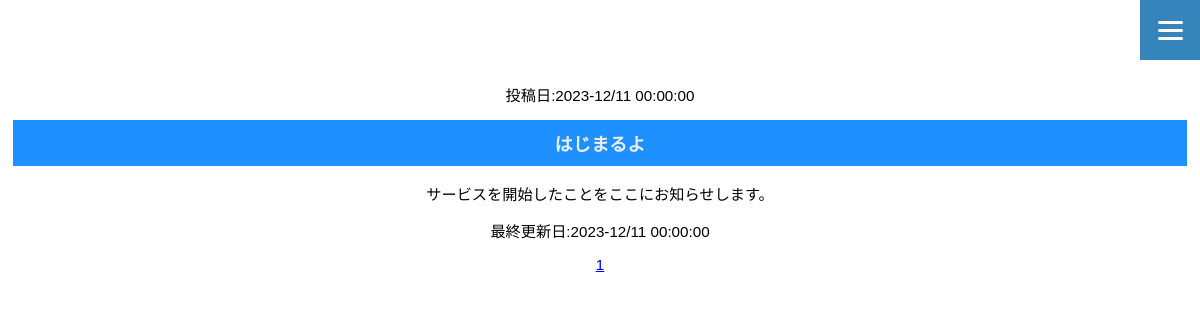
Before: /client/information/show_information.php with the older database file.
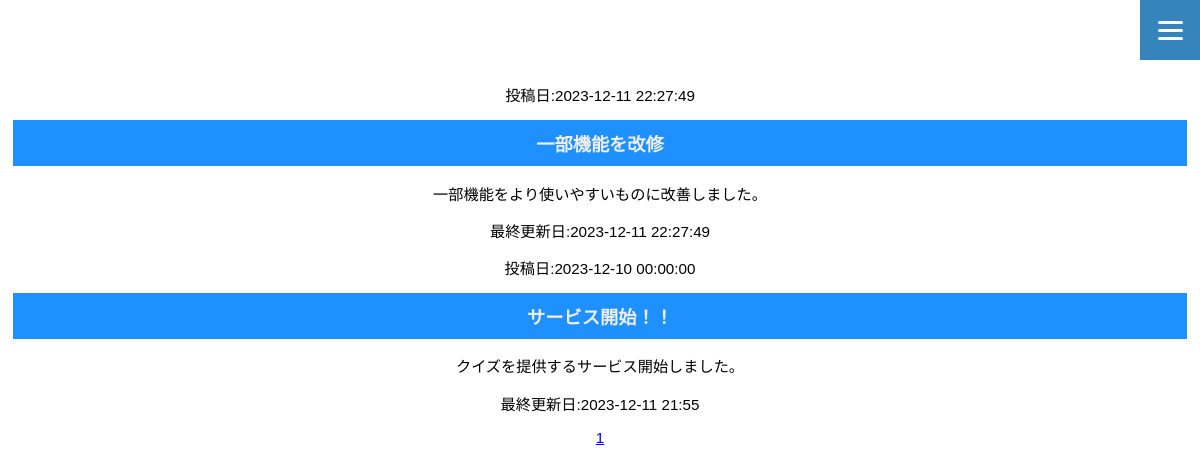
After: the same page with the newer database file.
### tables this page shows
CREATE TABLE information(id integer primary key autoincrement, title text, content text,created_at text, updated_at text);

### client/information/show_information.php (the view, shortened to what this page needs)
<?php
function h($str)
{
    return htmlspecialchars($str, ENT_QUOTES, "UTF-8");
}
$pdo = new PDO("sqlite:../../SQL/quiz.sqlite");
$pdo->setAttribute(PDO::ATTR_ERRMODE, PDO::ERRMODE_WARNING);
$itemsPerPage = 5;
$page = isset($_GET['page']) ? (int) $_GET['page'] : 1;
$offset = ($page - 1) * $itemsPerPage;
$st = $pdo->prepare("SELECT * FROM information ORDER BY id DESC LIMIT :offset, :itemsPerPage");
$st->bindParam(':offset', $offset, PDO::PARAM_INT);
$st->bindParam(':itemsPerPage', $itemsPerPage, PDO::PARAM_INT);
$st->execute();
$data = $st->fetchAll();
$totalItems = $pdo->query("SELECT COUNT(*) FROM information")->fetchColumn();
$totalPages = ceil($totalItems / $itemsPerPage);
?>
<!DOCTYPE html>
<html lang="ja">
<head>
    <link rel="stylesheet" href="../../CSS/style.css">
</head>
<body>
    <?php include('../../header.php'); ?>
    <?php
    foreach ($data as $info) {
        print '<div>';
        print '<p>投稿日:' . h($info["created_at"]);
        print '<h2>' . h($info["title"]) . '</h2>';
        print '<p>' . h($info["content"]) . '</p>';
        print '<p>最終更新日:' . h($info["updated_at"]);
        print '</div>';
    }
    ?>
    <div>
        <?php
        for ($i = 1; $i <= $totalPages; $i++) {
            echo '<a href="?page=' . $i . '">' . $i . '</a> ';
        }
        ?>
    </div>
</body>
</html>

Changed rows visible on the page:
removed information: created_at "2023-12/11 00:00:00", title "はじまるよ", content "サービスを開始したことをここにお知らせします。", updated_at "2023-12/11 00:00:00"
added information: created_at "2023-12-11 22:27:49", title "一部機能を改修", content "一部機能をより使いやすいものに改善しました。", updated_at "2023-12-11 22:27:49"
added information: created_at "2023-12-10 00:00:00", title "サービス開始！！", content "クイズを提供するサービス開始しました。", updated_at "2023-12-11 21:55"
